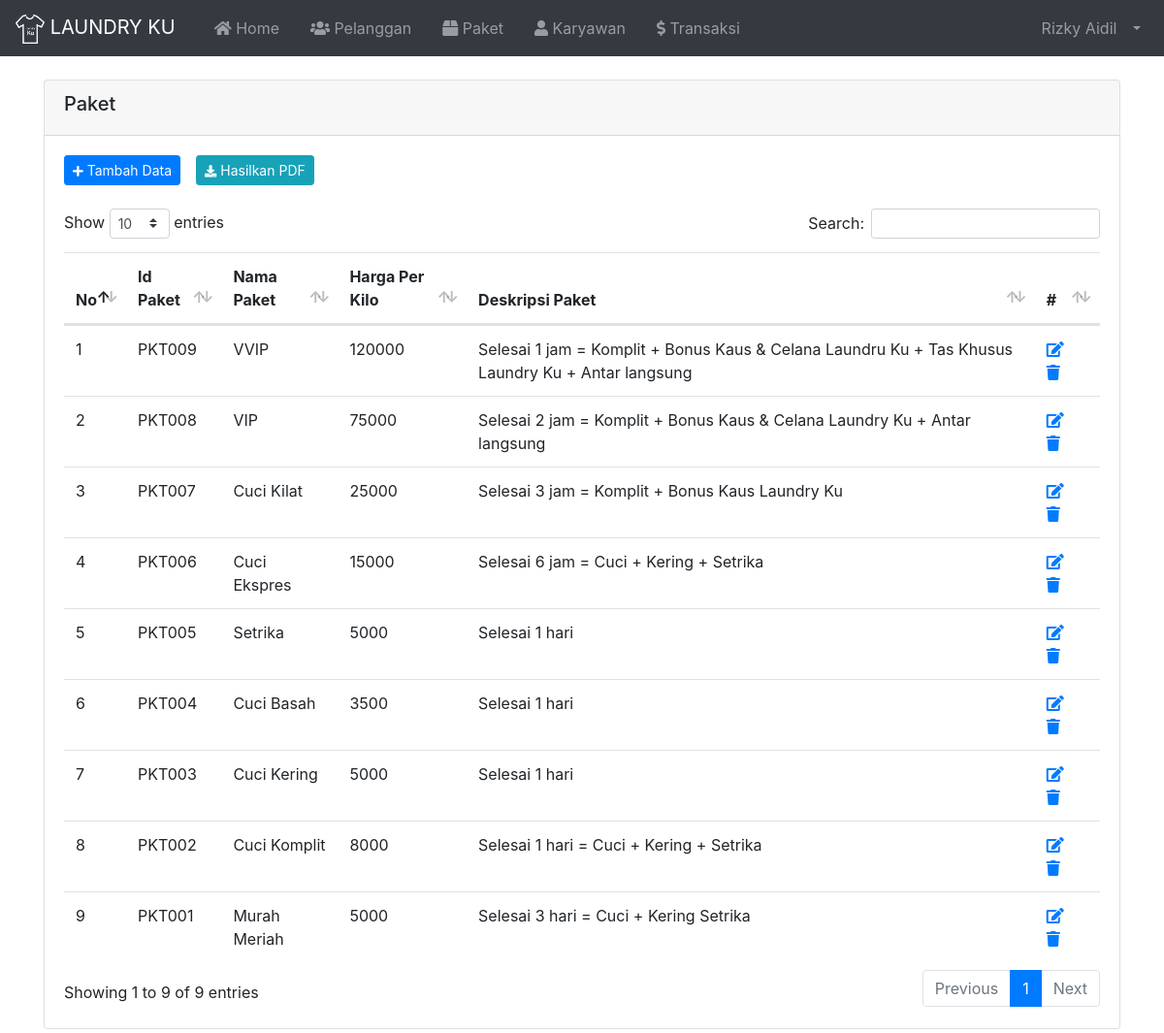
/index.php?page=Paket (signed in), run on the app's committed database.
### tables this page shows
CREATE TABLE `tbl_karyawan` (
  `id` int(11) NOT NULL,
  `nama` varchar(100) NOT NULL,
  `username` varchar(30) NOT NULL,
  `password` varchar(255) NOT NULL,
  `email` varchar(255) NOT NULL,
  `no_hp` varchar(20) NOT NULL,
  `alamat` varchar(100) NOT NULL,
  `catatan` varchar(255) NOT NULL,
  `image` varchar(255) NOT NULL,
  `role` varchar(20) NOT NULL
);

CREATE TABLE `tbl_paket` (
  `id` varchar(10) NOT NULL,
  `paket` varchar(100) NOT NULL,
  `harga_kilo` int(11) NOT NULL,
  `deskripsi` varchar(255) NOT NULL
);

### index.php (called while the page is built, shortened)
<?php
  require 'load/config.php';
  require 'load/function.php';
?>
<?php require_once 'header.php'; ?>
<?php require 'content.php'; ?>
<?php require_once 'footer.php'; ?>

### load/function.php (called while the page is built, shortened)
<?php
  require 'config.php';
  function viewDatas( $query ) {
    global $koneksi;
    $result = mysqli_query($koneksi, $query);
    $rows = [];
      while ($row = mysqli_fetch_assoc($result)) {
        $rows[] = $row;
      }
    return $rows;
  }
  function viewAllData($tabel) {
    global $koneksi;
    $query = "SELECT * FROM $tabel ORDER BY id DESC";
    $result = mysqli_query($koneksi, $query);
    $rows = [];
      while ($row = mysqli_fetch_assoc($result)) {
        $rows[] = $row;
      }
    return $rows;
  }
?>

### page/paket/paket.php (the view, shortened to what this page needs)
<div class="container">
  <div class="card mt-4 mb-4">
    <div class="card-header">
      <h5>Paket</h5>
    </div>
    <div class="card-body">
      <div class="d-flex justify-content-start mb-4">
        <a href="?page=TambahPaket" type="button" class="btn btn-sm btn-primary mr-3"><i
            class="fas fa-plus fa-sm text-white"></i> Tambah Data</a>
        <a href="page/paket/laporanpaket.php" target="_blank" type="button" class="btn btn-sm btn-info mr-3"><i
            class="fas fa-download fa-sm text-white"></i> Hasilkan PDF</a>
      </div>
      <table id="dataTables" class="table table-hover">
        <thead>
          <tr>
            <th>No</th>
            <th>Id Paket</th>
            <th>Nama Paket</th>
            <th>Harga Per Kilo</th>
            <th>Deskripsi Paket</th>
            <th>#</th>
          </tr>
        </thead>
        <tbody>
          <?php $no = 1; ?>
          <?php $paket = viewAllData("tbl_paket"); ?>
          <?php foreach($paket as $data) : ?>
          <tr>
            <td><?= $no++;?></td>
            <td><?= $data['id']; ?></td>
            <td><?= $data['paket']; ?></td>
            <td><?= $data['harga_kilo']; ?></td>
            <td><?= $data['deskripsi']; ?></td>
            <td>
              <a href="?page=EditPaket&id=<?php echo $data['id']; ?>">
                <span class="fas fa-edit"></span>
              </a>
              <?php
                $id = $data['id'];
                $result = viewDatas("SELECT * FROM `tbl_transaksi` WHERE tbl_transaksi.kd_paket = '$id'");
                if ( count($result) > 0 ) { ?>
                <a href="#"
                  onclick="return confirm('Data sedang digunakan');">
                  <span class="fas fa-trash"></span>
              <?php } else { ?>
                <a href="?page=HapusPaket&id=<?php echo $data['id']; ?>"
                  onclick="return confirm('Yakin ingin hapus <?= $data['paket']; ?>');">
                  <span class="fas fa-trash"></span>
              <?php } ?>
            </td>
          </tr>
          <?php endforeach; ?>
        </tbody>
      </table>
    </div>
  </div>
</div>

### header.php (shortened to what this page needs)
<?php
  $id = $_SESSION['id'];
  $result = mysqli_query($koneksi, "SELECT * FROM tbl_karyawan WHERE id = '$id'");
  $user = mysqli_fetch_assoc($result);
?>
<!DOCTYPE html>
<html lang="en">
<head>
	<link rel="stylesheet" href="asset/vendor/bootstrap-4.5.3/css/bootstrap.min.css">
	<link rel="stylesheet" href="asset/vendor/fontawesome/css/all.min.css">
	<link rel="stylesheet" href="asset/vendor/datatables-b4/datatables.min.css">
</head>
<body>
	<nav class="navbar navbar-expand-lg navbar-dark bg-dark">
		<a class="navbar-brand" href="index.php">
			<img src="asset/img/logo.png" width="30" height="30" alt="">
			LAUNDRY KU
		</a>
		<div class="collapse navbar-collapse" id="navbarSupportedContent">
			<ul class="navbar-nav mr-auto">
				<li class="nav-item ml-3">
					<a class="nav-link" href="index.php"><i class="fas fa-home"></i> Home<span class="sr-only">(current)</span></a>
				</li>
				<li class="nav-item ml-3">
					<a class="nav-link" href="?page=Pelanggan"><i class="fas fa-users"></i> Pelanggan</a>
				</li>
				<li class="nav-item ml-3">
					<a class="nav-link" href="?page=Paket"><i class="fas fa-box"></i> Paket</a>
				</li>
				<?php if ($user['role'] == 'Admin') : ?>
				<li class="nav-item ml-3">
					<a class="nav-link" href="?page=Karyawan"><i class="fas fa-user"></i> Karyawan</a>
				</li>
				<?php endif; ?>
				<li class="nav-item ml-3">
					<a class="nav-link " href="?page=Transaksi"><i class="fas fa-dollar-sign"></i> Transaksi</a>
				</li>
			</ul>
			<ul class="navbar-nav ml-auto">
				<li class="nav-item dropdown">
					<a class="nav-link dropdown-toggle" href="#" id="userDropdown" role="button" data-toggle="dropdown"
						aria-haspopup="true" aria-expanded="false">
						<span class="mr-2 d-none d-lg-inline"><?= $user['nama']; ?></span>
					</a>
				</li>
			</ul>
		</div>
	</nav>

### data on the page
tbl_karyawan: nama "Rizky Aidil"
tbl_paket: id "PKT009", paket "VVIP", harga_kilo "120000", deskripsi "Selesai 1 jam = Komplit + Bonus Kaus & Celana Laundru Ku + Tas Khusus Laundry Ku + Antar langsung"
tbl_paket: id "PKT008", paket "VIP", harga_kilo "75000", deskripsi "Selesai 2 jam = Komplit + Bonus Kaus & Celana Laundry Ku + Antar langsung"
tbl_paket: id "PKT007", paket "Cuci Kilat", harga_kilo "25000", deskripsi "Selesai 3 jam = Komplit + Bonus Kaus Laundry Ku"
tbl_paket: id "PKT006", paket "Cuci Ekspres", harga_kilo "15000", deskripsi "Selesai 6 jam = Cuci + Kering + Setrika"
tbl_paket: id "PKT005", paket "Setrika", harga_kilo "5000", deskripsi "Selesai 1 hari"
tbl_paket: id "PKT004", paket "Cuci Basah", harga_kilo "3500", deskripsi "Selesai 1 hari"
tbl_paket: id "PKT003", paket "Cuci Kering", harga_kilo "5000", deskripsi "Selesai 1 hari"
tbl_paket: id "PKT002", paket "Cuci Komplit", harga_kilo "8000", deskripsi "Selesai 1 hari = Cuci + Kering + Setrika"
tbl_paket: id "PKT001", paket "Murah Meriah", harga_kilo "5000", deskripsi "Selesai 3 hari = Cuci + Kering Setrika"
